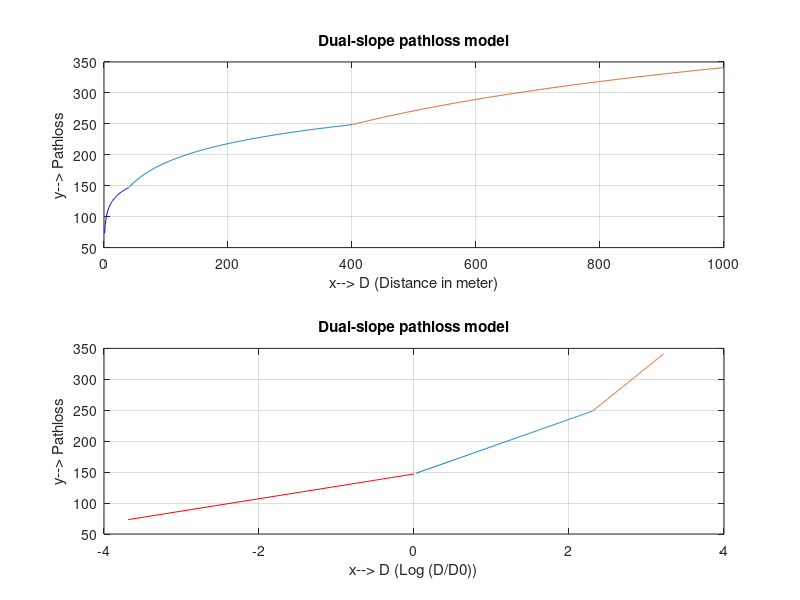

Source code (MATLAB):
% Dual-slope pathloss model
f = 930;
c = 300;
d1=1:1:40;
d2=41:1:400;
d3=401:1:1000;
d0=40;
dc=400;
a=10/log(10);
Lp =20*log((4*pi*d2*f)/c);
L1=10*2.412*log(d2/d0);
L2=10*5.668*log(d3/dc);
subplot(2,1,1); 
plot(d1,20*log((4*pi*d1*f)/c),'b');
hold on
plot(d2,Lp+L1);
hold on
%plot(d2,Lp+L1+a*exp(-(a*log(d2)+1.1029)^2/18)/(3*sqrt(2*pi)*d2));
hold on
plot(d3,20*log((4*pi*d3*f)/c)+10*2.412*log(d3/d0)+L2);
xlabel('x--> D (Distance in meter)'); 
ylabel('y--> Pathloss'); 
title('Dual-slope pathloss model'); 
grid on
subplot(2,1,2); 
plot(log(d1/d0),20*log((4*pi*d1*f)/c),'r');
hold on
plot(log(d2/d0),Lp+L1);
hold on
plot(log(d3/d0),20*log((4*pi*d3*f)/c)+10*2.412*log(d3/d0)+L2);
xlabel('x--> D (Log (D/D0))'); 
ylabel('y--> Pathloss'); 
title('Dual-slope pathloss model'); 
grid on;
%piecewise(d<d0,Pt,d0<d,Pt-Lp-L1,d>dc,